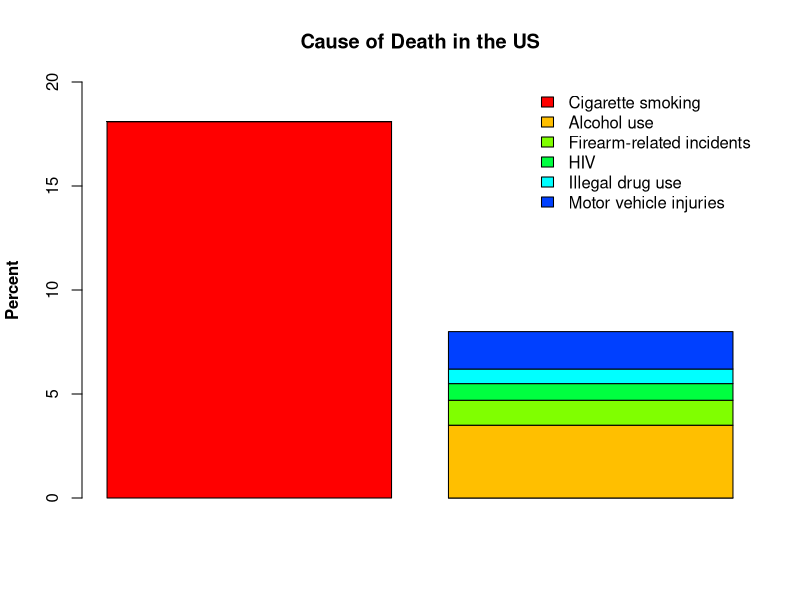
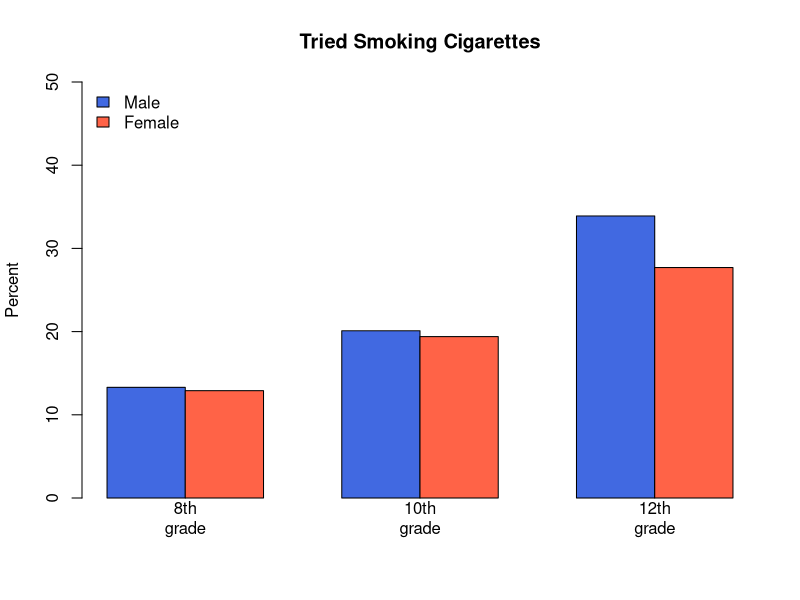
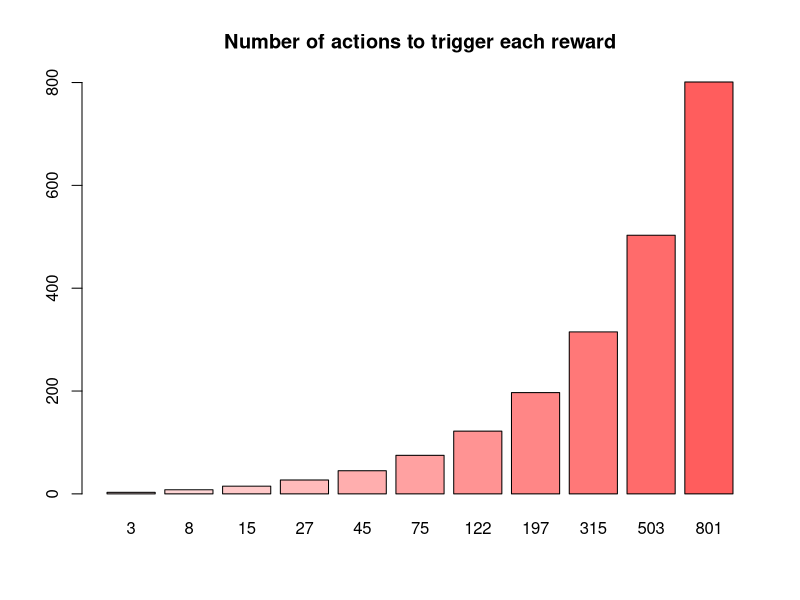

These figures' R source, in order:
cause<-c(  "Cigarette smoking ", "Alcohol use","Firearm-related incidents", "HIV", "Illegal drug use", "Motor vehicle injuries")
pct2<-c(0, 3.5, 1.2, 0.8, 0.7, 1.8)
pct1<-c(18.1, 0,  0, 0, 0, 0)
df0<-cbind(pct1, pct2)
col0=rainbow(8)
ti<-"causeofdeath.eps"
postscript(file=ti,width=9,height=5.5,onefile=F,horizontal=F,paper="special")  
barplot(df0, names.arg=c("", ""), ylim=c(0,20), main="Cause of Death in the US",ylab="Percent", col=col0, font.lab=2 )
legend("topright",fill=col0, cause, bty="n")
#mtext(side=1, "Source: Center for Disease Control and Prevention")
dev.off()



ti<-"initiation.eps"
postscript(file=ti,width=9,height=5.5,onefile=F,horizontal=F,paper="special")  
m<-c(13.3,20.1,33.9)
f<-c(12.9,19.4, 27.7)
grade<-c("8th\ngrade", "10th\ngrade", "12th\ngrade")
df0<-rbind(m,f)
c1<-c("royalblue","tomato")
barplot(df0, beside=T, ylab="Percent", ylim=c(0,50), col=c1, main="Tried Smoking Cigarettes", names.arg=grade)
legend("topleft",fill=c1,c("Male", "Female"), bty="n")
dev.off()


ti<-"prratio.eps"
postscript(file=ti,width=9,height=5.5,onefile=F,horizontal=F,paper="special")  
x<-1:11
y<-round(5*4^(x/3)-5,0)
cr<-colorRampPalette(c("white","red" ))
c0<-cr(20)[3:17]
barplot(y, col=c0, names.arg=y, main="Number of actions to trigger each reward")
dev.off()

